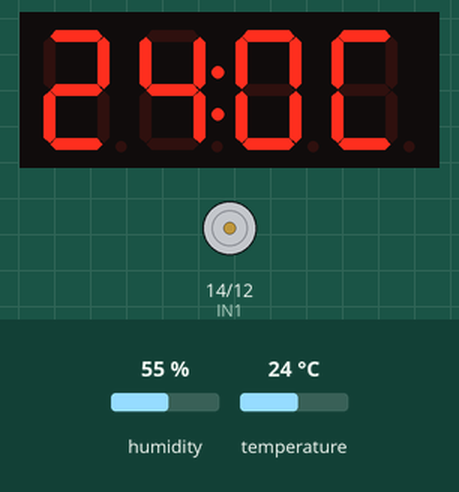
Bench run of a sketch on a simulated Arduino Uno, built with avr-gcc and run on an emulated ATmega328P. On the bench: 4-digit seven-segment display, motor-driver pin pairs drawn as motors (green arrow = first pin HIGH = forward, orange = second pin HIGH = backward, longer = more drive, scaled by the enable pin). The test bench sets the inputs (shaded band); at power-on: temperature 24 °C, humidity 55 %.

Above: at 2.9 s.
3.0 s: temperature set to 28 °C
At 5.4 s:
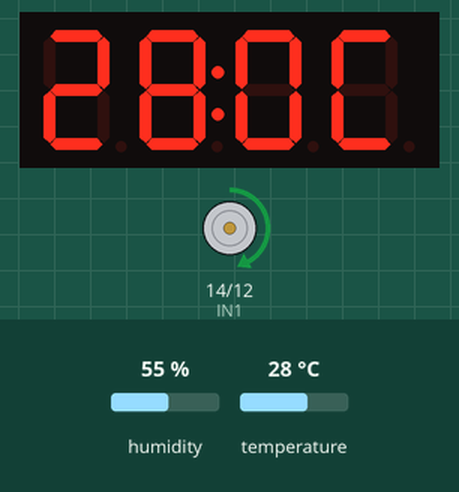
5.8 s: temperature set to 12 °C
At 6.6 s:
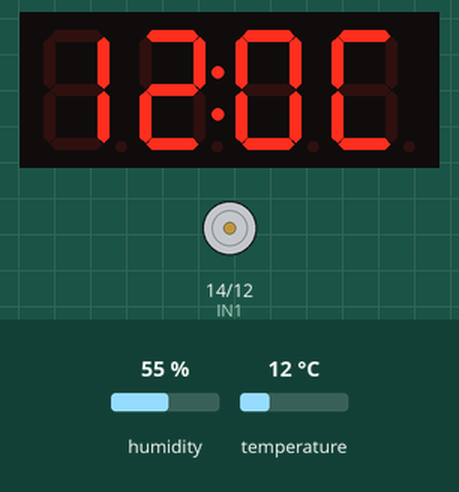
8.6 s: temperature set to 27 °C
At 11.0 s:
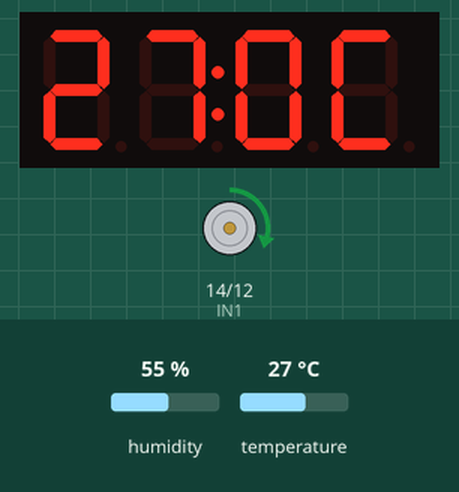
Timing chart, 0 to 12.5 s (numbered marks = the images above; inputs shaded):
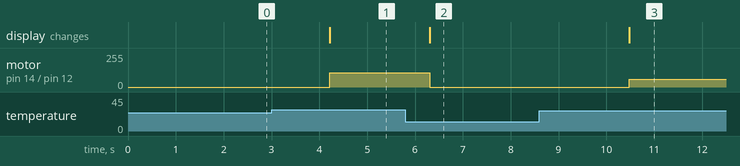

The sketch:

controller.ino
```cpp
/**
 * Closed-Loop Thermal Regulation System
 * Hardware: Arduino / ESP, DHT11 Sensor, L298N H-Bridge Driver, TM1637 4-Digit Display
 * Author: Darius Vasilache
 */

#include <DHT.h>
#include <TM1637Display.h>

// Sensor configuration
#define DHTPIN 4
#define DHTTYPE DHT11
DHT dht(DHTPIN, DHTTYPE);

// L298N H-Bridge motor driver pins
#define IN1 14
#define IN2 12
#define ENA 5

// TM1637 7-Segment display configuration
#define CLK 0
#define DIO 2
TM1637Display display(CLK, DIO);

// Temperature threshold limits (°C)
#define TEMP_THRESHOLD_LOW_20     26.2
#define TEMP_THRESHOLD_LOW_40     26.5
#define TEMP_THRESHOLD_MEDIUM_60  27.0
#define TEMP_THRESHOLD_HIGH_80    27.2
#define TEMP_THRESHOLD_MAX_100    27.5

// PWM duty cycle limits (scaled for motor voltage headroom)
#define PWM_20   26
#define PWM_40   31
#define PWM_60   57
#define PWM_80   82
#define PWM_100  108

void setup() {
  Serial.begin(115200);
  dht.begin();
  display.setBrightness(2);

  pinMode(IN1, OUTPUT);
  pinMode(IN2, OUTPUT);
  pinMode(ENA, OUTPUT);

  // Initial state: Motor halted
  digitalWrite(IN1, LOW);
  digitalWrite(IN2, LOW);
  analogWrite(ENA, 0);
}

void loop() {
  float temperature = dht.readTemperature();

  // Guard clause against sensor read errors
  if (isnan(temperature)) {
    Serial.println("Warning: Failed to read from DHT sensor!");
    delay(1000);
    return;
  }

  // Display temperature formatted as XX.X with 'C' symbol
  int tempDisplay = (int)(temperature * 10);
  display.showNumberDecEx(tempDisplay, 0b01000000, true, 3, 0);
  uint8_t degC[1] = {0x39}; // 'C' segment
  display.setSegments(degC, 1, 3);

  // Closed-loop stepped speed modulation
  if (temperature >= TEMP_THRESHOLD_MAX_100) {
    digitalWrite(IN1, HIGH);
    digitalWrite(IN2, LOW);
    analogWrite(ENA, PWM_100);
  } else if (temperature >= TEMP_THRESHOLD_HIGH_80) {
    digitalWrite(IN1, HIGH);
    digitalWrite(IN2, LOW);
    analogWrite(ENA, PWM_80);
  } else if (temperature >= TEMP_THRESHOLD_MEDIUM_60) {
    digitalWrite(IN1, HIGH);
    digitalWrite(IN2, LOW);
    analogWrite(ENA, PWM_60);
  } else if (temperature >= TEMP_THRESHOLD_LOW_40) {
    digitalWrite(IN1, HIGH);
    digitalWrite(IN2, LOW);
    analogWrite(ENA, PWM_40);
  } else if (temperature >= TEMP_THRESHOLD_LOW_20) {
    digitalWrite(IN1, HIGH);
    digitalWrite(IN2, LOW);
    analogWrite(ENA, PWM_20);
  } else {
    digitalWrite(IN1, LOW);
    digitalWrite(IN2, LOW);
    analogWrite(ENA, 0);
  }

  delay(1000);
}
```

Measured:
- after the input at 3.0 s, motor on pin 14 (IN1) / pin 12 (IN2): stopped → forward 108/255 after 1.2 s; the display: changes after 1.2 s (image 1)
- after the input at 5.8 s, motor on pin 14 (IN1) / pin 12 (IN2): forward 108/255 → stopped after 0.51 s; the display: changes after 0.51 s (image 2)
- after the input at 8.6 s, motor on pin 14 (IN1) / pin 12 (IN2): stopped → forward 57/255 after 1.9 s; the display: changes after 1.9 s (image 3)
